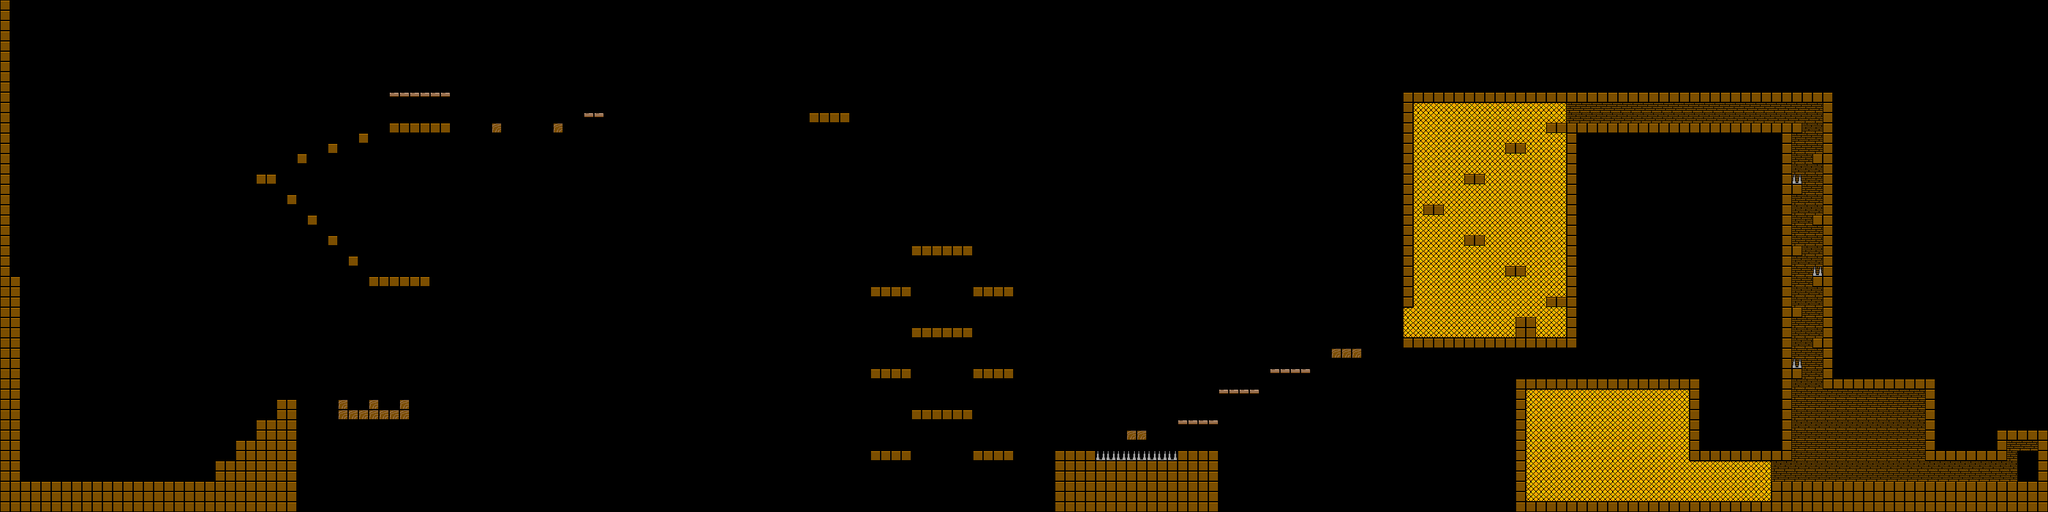

A level layout from a 2D game, rendered from its tile map. Below: a short description, then the map file with tile-grid data replaced by summaries:
An orthogonal 200x50 tile map with 16x16 px tiles, 4 tile layers (Wallpaper, Background, Foreground, Objects), 3 tilesets and 119 objects (41x Spawn, 22x Gem, 11x Camera Change, 10x Doll Bounds, 8x Bird Vertical Bounds, ...).

<map version="1.0" orientation="orthogonal" width="200" height="50" tilewidth="16" tileheight="16">
 <tileset firstgid="1" name="mudworld" tilewidth="16" tileheight="16">
  <image source="../levels/mudworld.png" width="512" height="64" />
  <tile id="11">
   <properties>
    <property name="blocked" value="" />
   </properties>
  </tile>
  <tile id="12">
   <properties>
    <property name="water" value="" />
   </properties>
  </tile>
  <tile id="13">
   <properties>
    <property name="blocked" value="" />
   </properties>
  </tile>
  <tile id="14">
   <properties>
    <property name="torch" value="" />
   </properties>
  </tile>
  <tile id="15">
   <properties>
    <property name="torch" value="" />
   </properties>
  </tile>
  <tile id="19">
   <properties>
    <property name="spike" value="" />
   </properties>
  </tile>
  <tile id="20">
   <properties>
    <property name="blocked" value="" />
   </properties>
  </tile>
  <tile id="22">
   <properties>
    <property name="torchS" value="" />
   </properties>
  </tile>
  <tile id="23">
   <properties>
    <property name="waterfall" value="" />
   </properties>
  </tile>
  <tile id="24">
   <properties>
    <property name="water" value="" />
    <property name="wave" value="" />
   </properties>
  </tile>
  <tile id="27">
   <properties>
    <property name="blocked" value="" />
   </properties>
  </tile>
  <tile id="28">
   <properties>
    <property name="blocked" value="" />
   </properties>
  </tile>
  <tile id="43">
   <properties>
    <property name="blocked" value="" />
   </properties>
  </tile>
  <tile id="44">
   <properties>
    <property name="blocked" value="" />
   </properties>
  </tile>
  <tile id="46">
   <properties>
    <property name="climbable" value="" />
   </properties>
  </tile>
  <tile id="47">
   <properties>
    <property name="torch" value="" />
   </properties>
  </tile>
  <tile id="51">
   <properties>
    <property name="spike" value="" />
   </properties>
  </tile>
  <tile id="54">
   <properties>
    <property name="torchS" value="" />
   </properties>
  </tile>
  <tile id="55">
   <properties>
    <property name="waterfall" value="" />
   </properties>
  </tile>
  <tile id="56">
   <properties>
    <property name="water" value="" />
    <property name="wave" value="" />
   </properties>
  </tile>
  <tile id="60">
   <properties>
    <property name="blocked" value="" />
   </properties>
  </tile>
  <tile id="76">
   <properties>
    <property name="blocked" value="" />
   </properties>
  </tile>
  <tile id="77">
   <properties>
    <property name="blocked" value="" />
   </properties>
  </tile>
  <tile id="78">
   <properties>
    <property name="blocked" value="" />
   </properties>
  </tile>
  <tile id="80">
   <properties>
    <property name="torch" value="" />
   </properties>
  </tile>
  <tile id="85">
   <properties>
    <property name="spike" value="" />
   </properties>
  </tile>
  <tile id="86">
   <properties>
    <property name="blocked" value="" />
   </properties>
  </tile>
  <tile id="87">
   <properties>
    <property name="torchS" value="" />
   </properties>
  </tile>
  <tile id="88">
   <properties>
    <property name="water" value="" />
   </properties>
  </tile>
  <tile id="89">
   <properties>
    <property name="water" value="" />
    <property name="wave" value="" />
   </properties>
  </tile>
  <tile id="93">
   <properties>
    <property name="blocked" value="" />
   </properties>
  </tile>
  <tile id="94">
   <properties>
    <property name="platform" value="" />
   </properties>
  </tile>
  <tile id="103">
   <properties>
    <property name="log" value="" />
   </properties>
  </tile>
  <tile id="104">
   <properties>
    <property name="log" value="" />
   </properties>
  </tile>
  <tile id="105">
   <properties>
    <property name="log" value="" />
   </properties>
  </tile>
  <tile id="109">
   <properties>
    <property name="blocked" value="" />
   </properties>
  </tile>
  <tile id="110">
   <properties>
    <property name="blocked" value="" />
   </properties>
  </tile>
  <tile id="111">
   <properties>
    <property name="blocked" value="" />
   </properties>
  </tile>
  <tile id="112">
   <properties>
    <property name="blocked" value="" />
   </properties>
  </tile>
  <tile id="115">
   <properties>
    <property name="torch" value="" />
   </properties>
  </tile>
  <tile id="119">
   <properties>
    <property name="spike" value="" />
   </properties>
  </tile>
  <tile id="122">
   <properties>
    <property name="torchS" value="" />
   </properties>
  </tile>
  <tile id="123">
   <properties>
    <property name="waterfall" value="" />
   </properties>
  </tile>
  <tile id="124">
   <properties>
    <property name="water" value="" />
    <property name="wave" value="" />
   </properties>
  </tile>
 </tileset>
 <tileset firstgid="129" name="eraser" tilewidth="16" tileheight="16">
  <image source="../levels/eraser.png" width="100" height="100" />
 </tileset>
 <tileset firstgid="165" name="waterfall" tilewidth="16" tileheight="16">
  <image source="../levels/waterfall.png" width="64" height="16" />
  <tile id="0">
   <properties>
    <property name="waterfall" value="" />
   </properties>
  </tile>
 </tileset>
 <layer name="Wallpaper" width="200" height="50">
  <data>[10000 cells, 299 non-empty, 4 distinct tile ids]</data>
 </layer>
 <layer name="Background" width="200" height="50" opacity="0.99">
  <data>[10000 cells, 6876 non-empty, 51 distinct tile ids]</data>
 </layer>
 <layer name="Foreground" width="200" height="50">
  <data>[10000 cells, 8935 non-empty, 44 distinct tile ids]</data>
 </layer>
 <layer name="Objects" width="200" height="50">
  <data>[10000 cells, 122 non-empty, 11 distinct tile ids]</data>
 </layer>
 <objectgroup name="Spawns" width="200" height="50">
  <object name="Main Spawn" x="50" y="710" width="71" height="39">
   <properties>
    <property name="spawnmain" value="" />
   </properties>
  </object>
  <object name="Spawn" x="529" y="657" width="14" height="18">
   <properties>
    <property name="bat" value="" />
   </properties>
  </object>
  <object name="Spawn" x="576" y="658" width="14" height="18">
   <properties>
    <property name="bat" value="" />
   </properties>
  </object>
  <object name="Spawn" x="625" y="658" width="14" height="18">
   <properties>
    <property name="bat" value="" />
   </properties>
  </object>
  <object name="Spawn" x="596" y="411" width="14" height="18">
   <properties>
    <property name="charger" value="" />
   </properties>
  </object>
  <object name="Spawn" x="533" y="328" width="14" height="18">
   <properties>
    <property name="birdV" value="" />
   </properties>
  </object>
  <object name="Spawn" x="501" y="321" width="14" height="18">
   <properties>
    <property name="birdV" value="" />
   </properties>
  </object>
  <object name="Spawn" x="468" y="307" width="14" height="18">
   <properties>
    <property name="birdV" value="" />
   </properties>
  </object>
  </objectgroup>
 <objectgroup name="Camera Bounds" width="200" height="50">
  <!-- 14 objects omitted --></objectgroup>
 <objectgroup name="Creature Bounds" width="200" height="50" opacity="0.97">
  <!-- 24 objects omitted --></objectgroup>
 <objectgroup name="Slopes" width="200" height="50" />
 <objectgroup name="Gems" width="200" height="50" opacity="0.97">
  <!-- 22 objects omitted --></objectgroup>
 <objectgroup name="Platforms" width="200" height="50">
  <!-- 3 objects omitted --></objectgroup>
 <objectgroup name="Destructibles" width="200" height="50">
  <!-- 2 objects omitted --></objectgroup>
 <objectgroup name="Platform Bounds" width="200" height="50">
  <!-- 6 objects omitted --></objectgroup>
 <objectgroup name="Respawn Points" width="200" height="50">
  <!-- 5 objects omitted --></objectgroup>
 <objectgroup name="End Door" width="200" height="50">
  <!-- 1 objects omitted --></objectgroup>
</map>
<!-- 111 of 119 objects omitted -->
